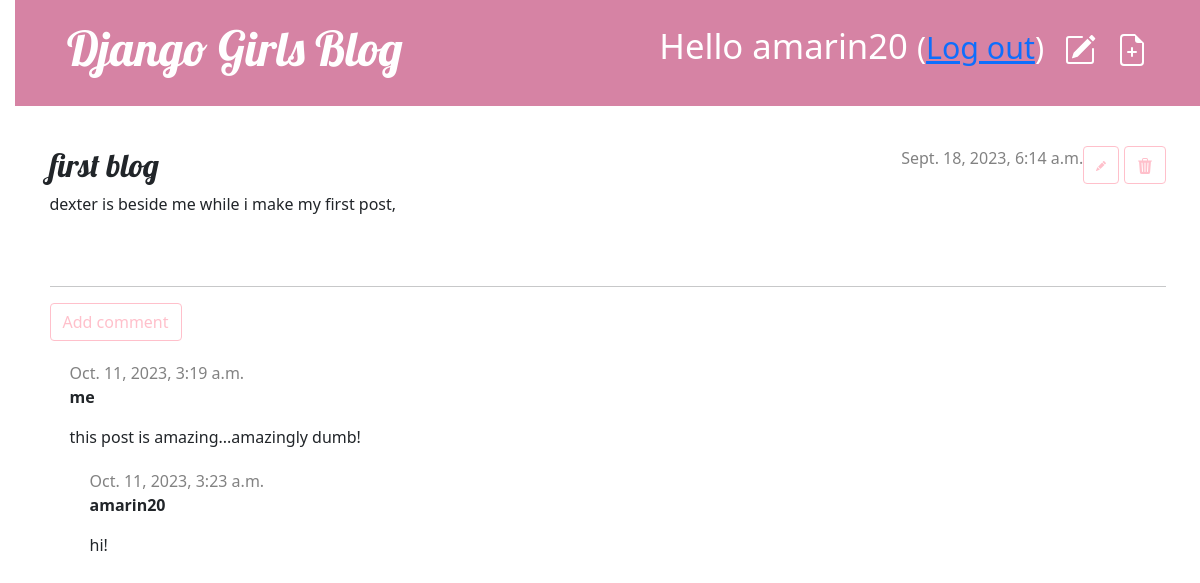
The app's page /post/1/ (signed in) with its own data.
### blog/models.py (models this page shows, shortened)
class Post(models.Model):
    author = models.ForeignKey(settings.AUTH_USER_MODEL, on_delete=models.CASCADE)
    title = models.CharField(max_length=200)
    text = models.TextField()
    created_date = models.DateTimeField(default=timezone.now)
    published_date = models.DateTimeField(blank=True, null=True)

class Comment(models.Model):
    post = models.ForeignKey('blog.Post', on_delete=models.CASCADE, related_name='comments')
    author = models.CharField(max_length=200)
    text = models.TextField()
    created_date = models.DateTimeField(default=timezone.now)
    approved_comment = models.BooleanField(default=False)

### blog/views.py (the view)
# urls.py: path('post/<int:pk>/', views.post_detail, name='post_detail'),
def post_detail(request, pk):
    post = get_object_or_404(Post, pk=pk)
    return render(request, 'blog/post_detail.html', {'post': post})

### blog/templates/blog/post_detail.html (shortened to what this page needs)
{% extends 'blog/base.html' %}
{% block content %}
    <article class="post">
        <aside class="actions">
            {% if user.is_authenticated %}
            <a class="btn btn-secondary" href="{% url 'post_edit' pk=post.pk %}">
            </a>
            <a class="btn btn-secondary" href="{% url 'post_remove' pk=post.pk %}">
            </a>
            {% endif %}
        </aside>
        {% if post.published_date %}
            <div class="date">
                {{ post.published_date }}
            </div>
        {% else %}
            <a class="btn btn-secondary" href="{% url 'post_publish' pk=post.pk %}">Publish</a>
        {% endif %}
        <h2>{{ post.title }}</h2>
        <p>{{ post.text|linebreaksbr }}</p>
    </article>
    <hr>
    <a class="btn btn-secondary" href="{% url 'add_comment_to_post' pk=post.pk %}">Add comment</a>
        {% for comment in post.comments.all %}
            {% if user.is_authenticated or comment.approved_comment %}
                <div class="comment">
                    <div class="date">
                        {{ comment.created_date }}
                </div>
                <strong>{{ comment.author }}</strong>
                <p>{{ comment.text|linebreaks }}</p>
            <div>
            {% endif %}
        {% empty %}
            <p>No comments here yet :/ </p>
        {% endfor %}
{% endblock %}

### blog/templates/blog/base.html (shortened to what this page needs)
{% load static %}
<!DOCTYPE html>
<html>
    <head>
        <link rel="stylesheet" href="https://cdn.jsdelivr.net/npm/bootstrap@5.1.3/dist/css/bootstrap.min.css">
        <link rel="stylesheet" href="{% static 'css/blog.css' %}">
    </head>
    <body>
        <header class="page-header">
            <div class="container">
                {% if user.is_authenticated %}
                    <a href="{% url 'post_new' %}" class="top-menu">
                    </a>
                    <a href="{% url 'post_draft_list' %}" class="top-menu">
                    </a>
                    <p class="top-menu">Hello {{ user.username }} <small>(<a href="{% url 'logout' %}">Log out</a>)</small></p>
                {% else %}
                    <a href="{% url 'login' %}" class="top-menu">
                        {% include './icons/login.svg' %}
                    </a>
                {% endif %}
                <h1><a href="/">Django Girls Blog</a></h1>
            </div>
        </header>
        <main class="content container">
            <div class="row">
                <div class="col">
                    {% block content %}
                    {% endblock %}
            </div>
        </main>
    </body>
</html>

### blog/static/css/blog.css (style rules this page uses)
h1 a, h2 a { color: #FFC0CB; font-family: 'Lobster'; }
body { padding-left: 15px; }
.page-header { background-color: #D683A4; margin-top: 0; margin-bottom: 40px; padding: 20px 20px 20px 40px; }
.page-header h1, .page-header h1 a, .page-header h1 a:visited, .page-header h1 a:active { color: #ffffff; font-size: 36pt; text-decoration: none; }
h1, h2, h3, h4 { font-family: 'Lobster', cursive; }
.date { color: #828282; }
.top-menu, .top-menu:hover, .top-menu:visited { color: #ffffff; float: right; font-size: 26pt; margin-right: 20px; }
.post { margin-bottom: 70px; }
.post > .date, .post > .actions { float: right; }
.btn-secondary, .btn-secondary:visited { color: #FFC0CB; background: none; border-color: #FFC0CB; }
.comment { margin: 20px 0px 20px 20px; }

### records on screen
Post: published_date "Sept. 18, 2023, 6:14 a.m.", title "first blog", text "dexter is beside me while i make my first post,"
Comment: created_date "Oct. 11, 2023, 3:19 a.m.", author "me", text "this post is amazing...amazingly dumb!"
Comment: created_date "Oct. 11, 2023, 3:23 a.m.", author "amarin20", text "hi!"

### other values on screen
{{ user.username }} "amarin20"
